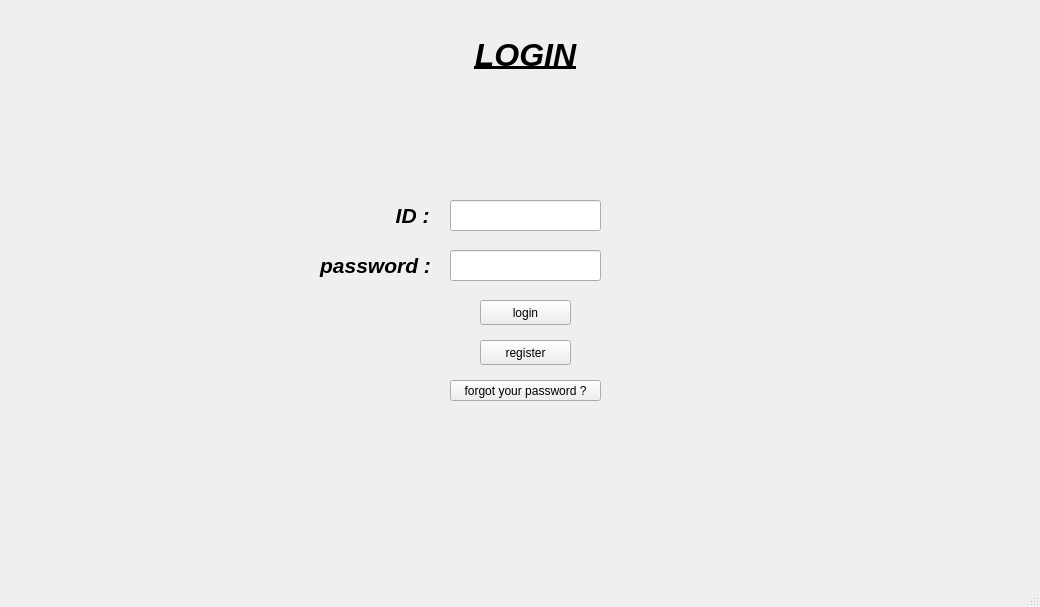
<?xml version="1.0" encoding="UTF-8"?>
<ui version="4.0">
 <class>MainWindow</class>
 <widget class="QMainWindow" name="MainWindow">
  <property name="geometry">
   <rect>
    <x>0</x>
    <y>0</y>
    <width>1040</width>
    <height>607</height>
   </rect>
  </property>
  <property name="windowTitle">
   <string>MainWindow</string>
  </property>
  <widget class="QWidget" name="centralwidget">
   <widget class="QStackedWidget" name="stackedWidget">
    <property name="geometry">
     <rect>
      <x>0</x>
      <y>0</y>
      <width>1031</width>
      <height>571</height>
     </rect>
    </property>
    <widget class="QWidget" name="login">
     <widget class="QPushButton" name="pushButton_14">
      <property name="geometry">
       <rect>
        <x>450</x>
        <y>380</y>
        <width>151</width>
        <height>21</height>
       </rect>
      </property>
      <property name="text">
       <string>forgot your password ?</string>
      </property>
     </widget>
     <widget class="QPushButton" name="login_button">
      <property name="enabled">
       <bool>true</bool>
      </property>
      <property name="geometry">
       <rect>
        <x>480</x>
        <y>300</y>
        <width>91</width>
        <height>25</height>
       </rect>
      </property>
      <property name="text">
       <string>login</string>
      </property>
     </widget>
     <widget class="QLabel" name="label_5">
      <property name="geometry">
       <rect>
        <x>430</x>
        <y>30</y>
        <width>191</width>
        <height>51</height>
       </rect>
      </property>
      <property name="text">
       <string>&lt;html&gt;&lt;head/&gt;&lt;body&gt;&lt;p align=&quot;center&quot;&gt;&lt;span style=&quot; font-size:24pt; font-weight:700; font-style:italic; text-decoration: underline;&quot;&gt;LOGIN&lt;/span&gt;&lt;/p&gt;&lt;/body&gt;&lt;/html&gt;</string>
      </property>
     </widget>
     <widget class="QLabel" name="label_6">
      <property name="geometry">
       <rect>
        <x>350</x>
        <y>200</y>
        <width>131</width>
        <height>31</height>
       </rect>
      </property>
      <property name="text">
       <string>&lt;html&gt;&lt;head/&gt;&lt;body&gt;&lt;p align=&quot;center&quot;&gt;&lt;span style=&quot; font-size:16pt; font-weight:700; font-style:italic;&quot;&gt;ID : &lt;/span&gt;&lt;/p&gt;&lt;/body&gt;&lt;/html&gt;</string>
      </property>
     </widget>
     <widget class="QPushButton" name="register_but">
      <property name="geometry">
       <rect>
        <x>480</x>
        <y>340</y>
        <width>91</width>
        <height>25</height>
       </rect>
      </property>
      <property name="text">
       <string>register</string>
      </property>
     </widget>
     <widget class="QLineEdit" name="lineEdit_14">
      <property name="geometry">
       <rect>
        <x>450</x>
        <y>200</y>
        <width>151</width>
        <height>31</height>
       </rect>
      </property>
     </widget>
     <widget class="QLineEdit" name="lineEdit_15">
      <property name="geometry">
       <rect>
        <x>450</x>
        <y>250</y>
        <width>151</width>
        <height>31</height>
       </rect>
      </property>
     </widget>
     <widget class="QLabel" name="label_7">
      <property name="geometry">
       <rect>
        <x>310</x>
        <y>250</y>
        <width>131</width>
        <height>31</height>
       </rect>
      </property>
      <property name="text">
       <string>&lt;html&gt;&lt;head/&gt;&lt;body&gt;&lt;p align=&quot;center&quot;&gt;&lt;span style=&quot; font-size:16pt; font-weight:700; font-style:italic;&quot;&gt;password :&lt;/span&gt;&lt;/p&gt;&lt;/body&gt;&lt;/html&gt;</string>
      </property>
     </widget>
    </widget>
    <widget class="QWidget" name="page_2"/>
   </widget>
  </widget>
  <widget class="QMenuBar" name="menubar">
   <property name="geometry">
    <rect>
     <x>0</x>
     <y>0</y>
     <width>1040</width>
     <height>22</height>
    </rect>
   </property>
  </widget>
  <widget class="QStatusBar" name="statusbar"/>
 </widget>
 <resources/>
 <connections/>
</ui>
